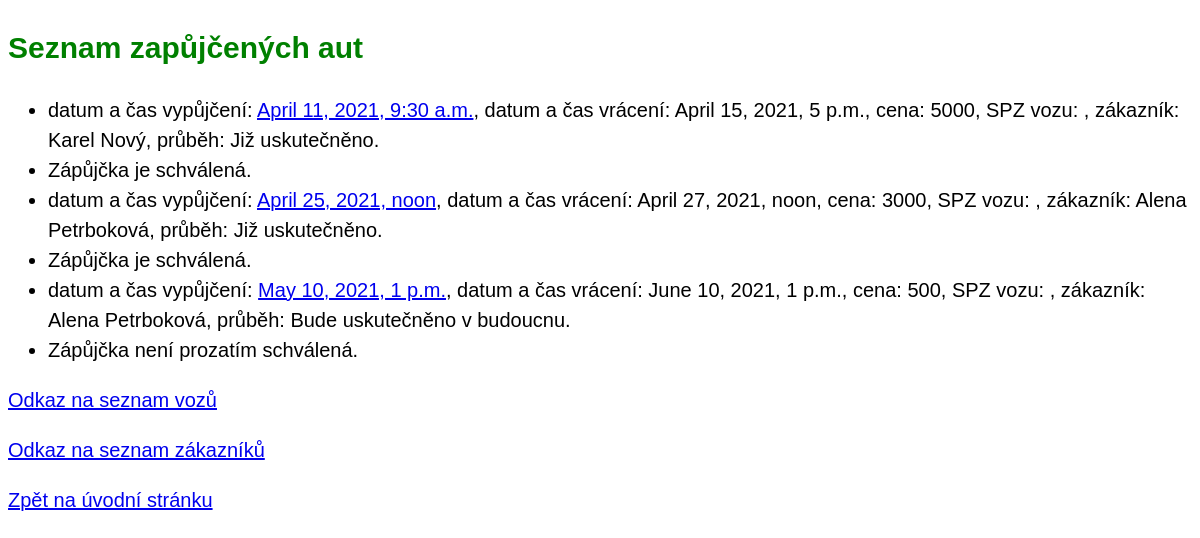
The app's page /katalog/vypujcka/ with its own data.
### katalog/models.py (models this page shows)
class Vypujcka(models.Model):
  zacatek = models.DateTimeField()
  konec = models.DateTimeField()
  cena = models.IntegerField(null=True)
  auto = models.ForeignKey(Seznam, on_delete=models.SET_NULL, null=True)
  zakaznik = models.ForeignKey(Zakaznik, on_delete=models.SET_NULL, null=True)
  schvaleni = models.BooleanField(default=False)
  @property
  def okamzik(self):
    self.now = datetime.datetime.now()
    self.now = pytz.utc.localize(self.now)
    if self.now > self.konec:
      return("Již uskutečněno.")
    elif self.now >= self.zacatek:
      return("Aktuálně vypůjčeno.")
    elif self.now < self.zacatek:
      return("Bude uskutečněno v budoucnu.")

class Zakaznik(models.Model):
  typy_programu = (
    ("B", "Běžný zákazník"),
    ("Z", "Zlatý program"),
    ("P", "Platinový program"),
  )
  jmeno = models.CharField(max_length=100)
  prijmeni = models.CharField(max_length=100)
  ridicak = models.CharField(max_length=100)
  datum_narozeni = models.DateField()
  program = models.CharField(max_length=1, choices=typy_programu, null=True)
  def __str__(self):
    return self.jmeno.__str__() + " " + self.prijmeni.__str__()

### katalog/views.py (the view)
# urls.py: path("vypujcka/", views.VypujckaView.as_view(), name="vypujcka"),
class VypujckaView(ListView):
  model = models.Vypujcka
  template_name = "katalog/vypujcka_list.html"

### templates/katalog/vypujcka_list.html (shortened to what this page needs)
<!DOCTYPE html>
<html lang="cs">
<head>
</head>
<body>
<h2>Seznam zapůjčených aut</h2>
{% block content %}
<ul>
    {% for zaznam in object_list %}
        <li>datum a čas vypůjčení: <a href="{%url 'vypujcka_detail' zaznam.pk%}">{{zaznam.zacatek}}</a>,
            datum a čas vrácení: {{ zaznam.konec }}, cena: {{ zaznam.cena}}, SPZ vozu: {{zaznam.seznam}},
            zákazník: {{zaznam.zakaznik}}, průběh: {{zaznam.okamzik}}</li>
        <li>{% if zaznam.schvaleni %} Zápůjčka je schválená.
            {% else %} Zápůjčka není prozatím schválená.
            {% endif %} </li>
    {% empty %}
        <li>Neevidujeme žádný záznam.</li>
    {% endfor %}
</ul>
{% url "seznam" as url_seznam %}
<p><a href="{{url_seznam}}">Odkaz na seznam vozů</a></p>
{% url "zakaznik" as url_zakaznik %}
<p><a href="{{url_zakaznik}}">Odkaz na seznam zákazníků</a></p>
{% url "katalog" as url_katalog %}
<p><a href="{{url_katalog}}">Zpět na úvodní stránku</a></p>
{% endblock %}
</body>
</html>

### templates/katalog/vypujcka_list.html (style rules this page uses)
body { color: black; font-family: Arial, Helvetica, sans-serif; font-size: 20px; line-height: 1.5; }
h1,h2 { color: green; font-family: Arial, Helvetica, sans-serif; }

### records on screen
Vypujcka: zacatek "April 11, 2021, 9:30 a.m.", konec "April 15, 2021, 5 p.m.", cena "5000", zakaznik "Karel Nový", okamzik "Již uskutečněno.", schvaleni "Zápůjčka je schválená."
Vypujcka: zacatek "April 25, 2021, noon", konec "April 27, 2021, noon", cena "3000", zakaznik "Alena Petrboková", okamzik "Již uskutečněno.", schvaleni "Zápůjčka je schválená."
Vypujcka: zacatek "May 10, 2021, 1 p.m.", konec "June 10, 2021, 1 p.m.", cena "500", zakaznik "Alena Petrboková", okamzik "Bude uskutečněno v budoucnu.", schvaleni "Zápůjčka není prozatím schválená."
